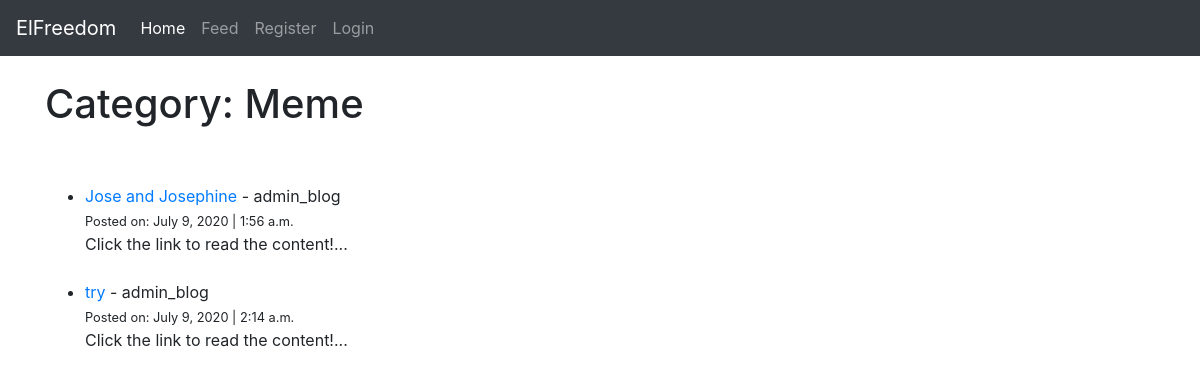
/category/meme/, run on the app's committed database.
### myblog/models.py (models this page shows, shortened)
class Post(models.Model):
    title = models.CharField(max_length=255)
    title_tag = models.CharField(max_length=255, default="title tag")
    author = models.ForeignKey(User, on_delete=models.CASCADE)
    category = models.CharField(max_length=255, default='random')
    body = RichTextField(blank=True, null=True)
    post_date = models.DateField(auto_now_add=True)
    post_time = models.TimeField(auto_now_add=True)
    likes = models.ManyToManyField(User, related_name='blog_posts')
    summary = models.CharField(max_length=255, default='Click the link to read the content!')
    image = models.ImageField(null=True, blank=True, upload_to="images/")
    add_file = models.FileField(null=True, blank=True, upload_to="")

### myblog/views.py (the view)
# urls.py: path('category/<str:dogs>/', CategoryView, name='category'),
def CategoryView(request, dogs):
    category_posts = Post.objects.filter(category=dogs.replace('-', ' '))
    return render(request, 'categories.html', {'dogs': dogs.title().replace('-', ' '), 'category_posts':category_posts})

### myblog/templates/categories.html
{% extends 'base.html' %}
{% block content %}
{% if category_posts %}
    <h1>Category: {{ dogs }}</h1>
    <ul>
        <br/><br/>
        {% for post in category_posts %}
            <li>
                <a href="{% url 'article-detail' post.pk %}">{{ post.title }}</a> - {{ post.author }}<br/>
                <small>Posted on: {{ post.post_date }}  |  {{ post.post_time }}</small><br/>
                {{ post.summary | slice:":50"}}...
            </li>
            <br/>
        {% endfor %}
    </ul>
{% else %}
<h1>Sorry The Page Doesn't Exist!</h1>
{% endif %}
{% endblock %}

### data on the page
Post: title "Jose and Josephine", author "admin_blog", post_date "July 9, 2020", post_time "1:56 a.m.", summary "Click the link to read the content!"
Post: title "try", author "admin_blog", post_date "July 9, 2020", post_time "2:14 a.m.", summary "Click the link to read the content!"

### other printed values
{{ dogs }} "Meme"
